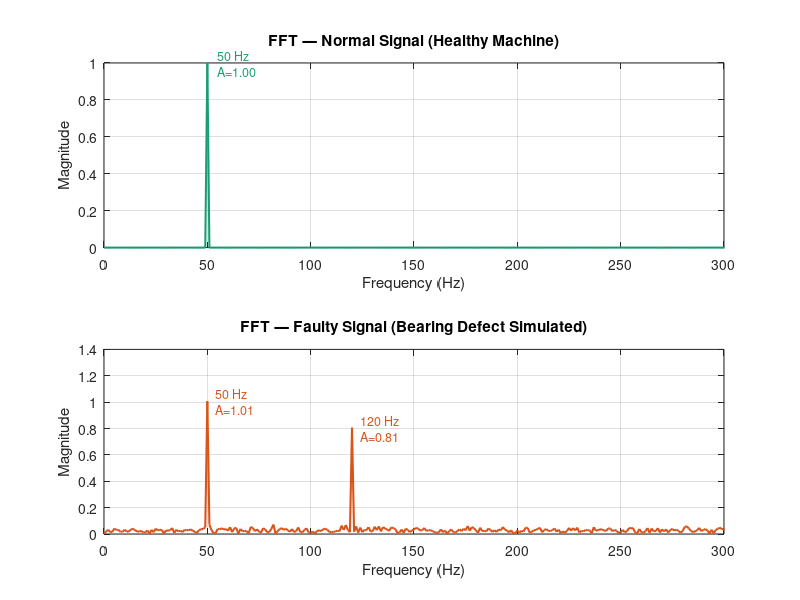
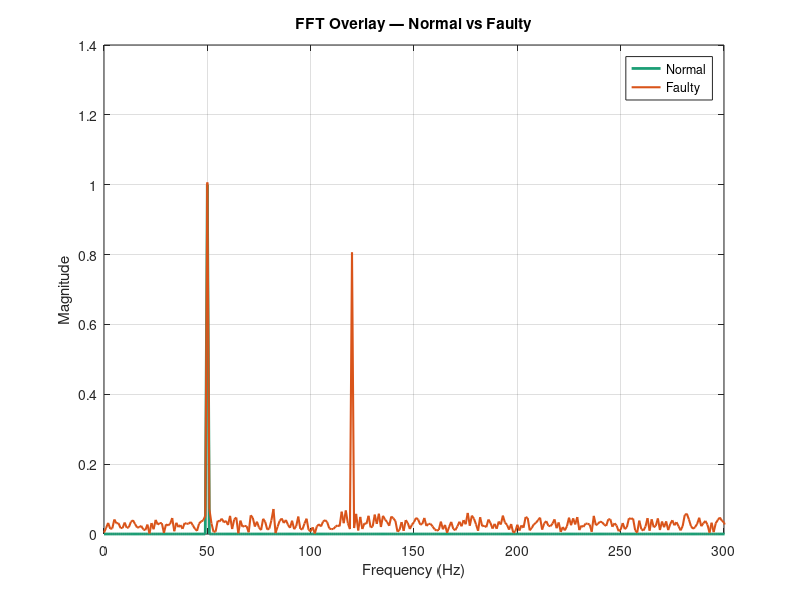
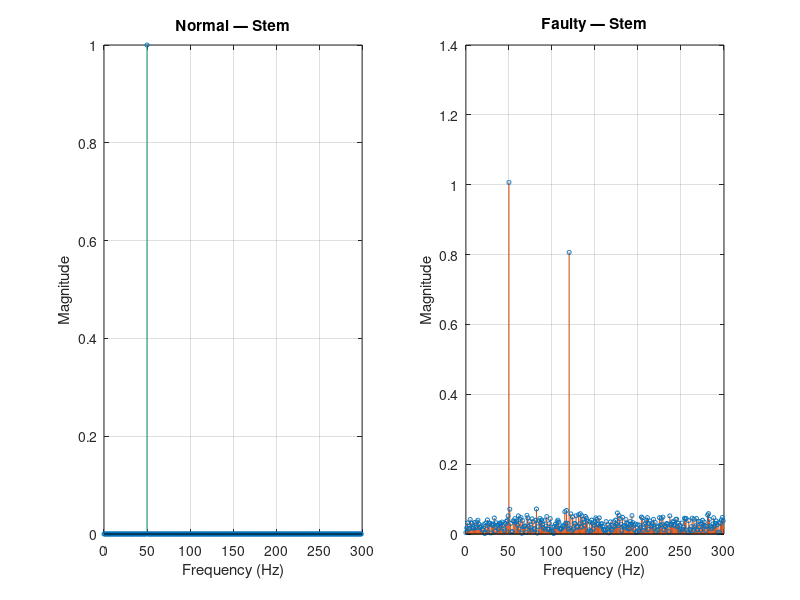

Reproduce these figures in MATLAB, in order.
%% Step 3: FFT Analysis — Frequency Domain
% -----------------------------------------------
% Project: Predictive Maintenance Using Signal Processing
% Author : Mohd Luqmaan
% -----------------------------------------------

%   Time domain shows HOW MUCH vibration. Frequency domain shows
%   WHERE the vibration is coming from. 
% -----------------------------------------------

% --- Load both signals ---
load('normal_signal.mat');   % signal_normal, t, fs
load('faulty_signal.mat');   % signal_faulty

N = length(t);               % Total number of samples = 1000


fft_normal_raw = fft(signal_normal);         % Complex FFT output
fft_faulty_raw = fft(signal_faulty);

mag_normal = abs(fft_normal_raw) / N;        % Normalised magnitude
mag_faulty = abs(fft_faulty_raw) / N;

% Keep only positive frequency half
half = 1 : N/2 + 1;
mag_normal_half = 2 * mag_normal(half);
mag_faulty_half = 2 * mag_faulty(half);

% Build the frequency axis — each index maps to a real Hz value
% freq(k) = (k-1) * fs / N
f_axis = (0 : N/2) * fs / N;   % Goes from 0 Hz to 500 Hz in 1 Hz steps


% PLOT 1: Side-by-side FFT spectra

figure('Name', 'FFT Analysis — Frequency Domain');

subplot(2,1,1);
plot(f_axis, mag_normal_half, 'Color', [0.11 0.62 0.46], 'LineWidth', 1.5);
title('FFT — Normal Signal (Healthy Machine)');
xlabel('Frequency (Hz)');
ylabel('Magnitude');
xlim([0 300]);
grid on;
% Mark the 50 Hz peak
[pk_n, idx_n] = max(mag_normal_half(1:300));
text(f_axis(idx_n)+5, pk_n, sprintf('50 Hz\nA=%.2f', pk_n), ...
     'Color', [0.11 0.62 0.46], 'FontSize', 9);

subplot(2,1,2);
plot(f_axis, mag_faulty_half, 'Color', [0.85 0.33 0.10], 'LineWidth', 1.5);
title('FFT — Faulty Signal (Bearing Defect Simulated)');
xlabel('Frequency (Hz)');
ylabel('Magnitude');
xlim([0 300]);
grid on;
% Mark the two peaks automatically
[~, sorted_idx] = sort(mag_faulty_half(1:300), 'descend');
top2 = sorted_idx(1:2);
for k = 1:2
    text(f_axis(top2(k))+4, mag_faulty_half(top2(k)), ...
         sprintf('%.0f Hz\nA=%.2f', f_axis(top2(k)), mag_faulty_half(top2(k))), ...
         'Color', [0.85 0.33 0.10], 'FontSize', 9);
end


% PLOT 2: Overlay — see the extra fault spike clearly

figure('Name', 'FFT Overlay — Normal vs Faulty');
plot(f_axis, mag_normal_half, 'Color', [0.11 0.62 0.46], ...
     'LineWidth', 2, 'DisplayName', 'Normal');
hold on;
plot(f_axis, mag_faulty_half, 'Color', [0.85 0.33 0.10], ...
     'LineWidth', 1.5, 'DisplayName', 'Faulty');
hold off;
xlim([0 300]);
xlabel('Frequency (Hz)');
ylabel('Magnitude');
title('FFT Overlay — Normal vs Faulty');
legend('Location', 'northeast');
grid on;

% -----------------------------------------------
% PLOT 3: Stem plot — cleaner view of discrete peaks
% -----------------------------------------------
figure('Name', 'FFT Stem Plot — Fault Peaks');
subplot(1,2,1);
stem(f_axis(1:300), mag_normal_half(1:300), 'Color', [0.11 0.62 0.46], ...
     'MarkerSize', 3, 'LineWidth', 0.8);
title('Normal — Stem');
xlabel('Frequency (Hz)'); ylabel('Magnitude'); grid on;

subplot(1,2,2);
stem(f_axis(1:300), mag_faulty_half(1:300), 'Color', [0.85 0.33 0.10], ...
     'MarkerSize', 3, 'LineWidth', 0.8);
title('Faulty — Stem');
xlabel('Frequency (Hz)'); ylabel('Magnitude'); grid on;

% -----------------------------------------------
% CONSOLE REPORT
% -----------------------------------------------
% Find the actual peak magnitudes at 50 Hz and 120 Hz
idx_50  = round(50  * N/fs) + 1;   % index for 50 Hz
idx_120 = round(120 * N/fs) + 1;   % index for 120 Hz

fprintf('\n====== FFT Analysis Report ======\n');
fprintf('\nNORMAL signal:\n');
fprintf('  Peak at 50 Hz  : magnitude = %.4f\n', mag_normal_half(idx_50));
fprintf('  Peak at 120 Hz : magnitude = %.4f  (should be ~0)\n', mag_normal_half(idx_120));

fprintf('\nFAULTY signal:\n');
fprintf('  Peak at 50 Hz  : magnitude = %.4f\n', mag_faulty_half(idx_50));
fprintf('  Peak at 120 Hz : magnitude = %.4f  (FAULT COMPONENT)\n', mag_faulty_half(idx_120));

fprintf('\nFault detection:\n');
fault_threshold = 0.3;   % if 120 Hz peak exceeds this → fault
if mag_faulty_half(idx_120) > fault_threshold
    fprintf('  STATUS: FAULT DETECTED at 120 Hz (magnitude %.4f > threshold %.2f)\n', ...
            mag_faulty_half(idx_120), fault_threshold);
else
    fprintf('  STATUS: Normal\n');
end
fprintf('=================================\n');
